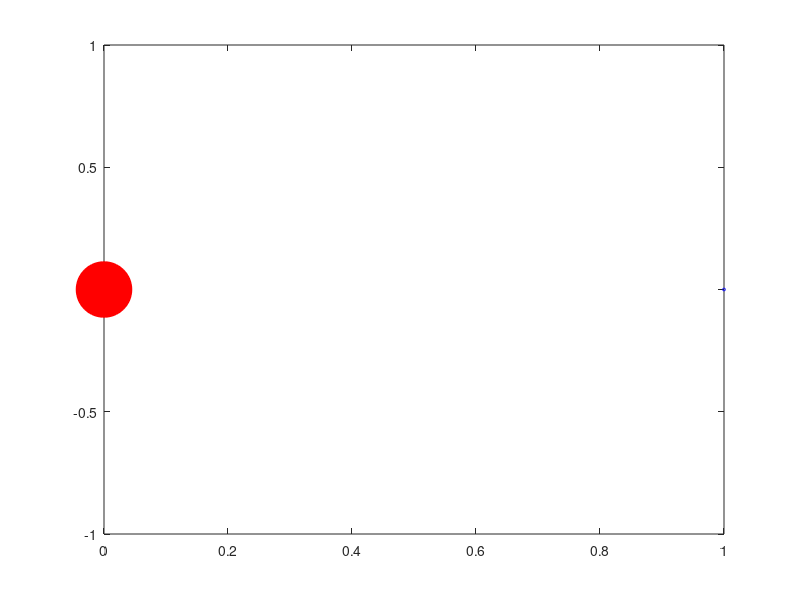

Recreate this plot in MATLAB. (Note: this script raises an error after producing the figure.)
% Planetary motion ode45

clear all
close all
clc

global GM;
GM=1;
plot(0,0,'ro','MarkerSize',40, 'MarkerFaceColor', 'r')
tmax=10;  % end time

% Initial condition
x=1; y=0; u=0; v=0.7; 
Y0 = [x; y; u; v;];

hold on
plot(x,y,'bo','MarkerSize',2)

% Use ode45
opts = odeset('RelTol', 1e-8, 'AbsTol', 1e-10);
tic
[t, Y] = ode45(@func, [0, tmax], Y0, opts);
toc

plot(Y(:,1),Y(:,2), 'b')
hold off
xlabel('x')
ylabel('y')
title(["Planetary orbit with explicit ode45"])

% Total energy = kinetic energy + potential energy
E = 0.5.*(Y(:,3).^2+Y(:,4).^2) - GM./sqrt(Y(:,1).^2+Y(:,2).^2);

figure(2)
semilogy(t, E)
xlabel('t')
ylabel('E')
title(["Total energy with ode45"])